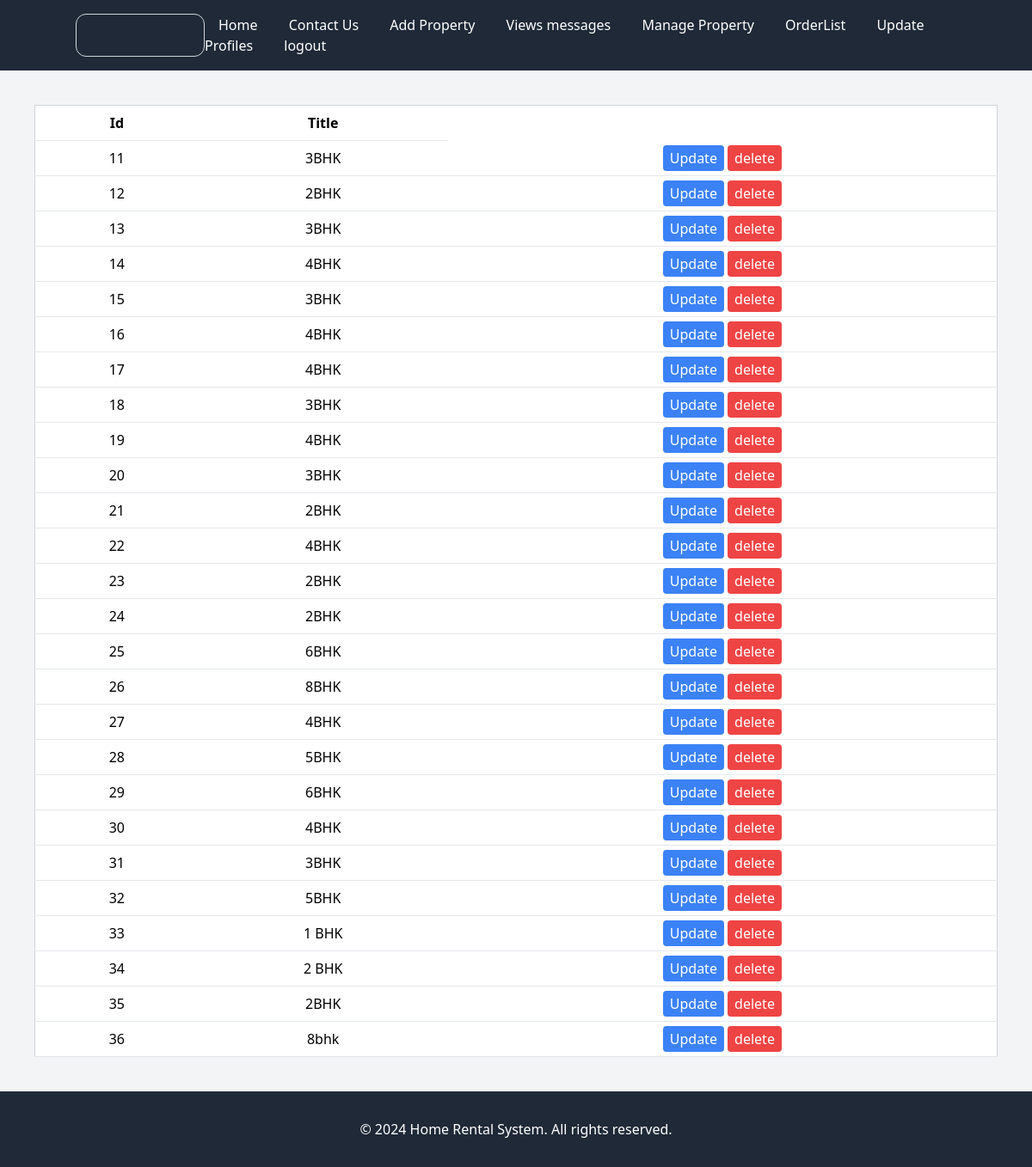
Screenshot of /propertyList/ (signed in) with the database file from the repository.
### core/models.py (models this page shows, shortened)
class Property(models.Model):
    owner = models.ForeignKey(User,on_delete = models.CASCADE)
    title = models.CharField(max_length=255)
    location = models.CharField(max_length=255)
    description = models.TextField()
    price = models.DecimalField(max_digits=10, decimal_places=2)
    bedrooms = models.PositiveIntegerField()
    bathrooms = models.PositiveIntegerField()
    image = models.ImageField(upload_to='img')
    available_for_rent = models.BooleanField(default=False)

### core/views.py (the view)
# urls.py: path('propertyList/',views.propertyList,name = "propertyList"),
def propertyList(request):
    if request.user.is_authenticated:
        properties = Property.objects.filter(owner = request.user)
        return render(request,'propertyList.html',{'properties':properties})
    else:
        return redirect('/')

### templates/propertyList.html (shortened to what this page needs)
{%extends 'base.html'%}
{%block content%}
<div class="overflow-x-auto p-10">
    <table class="  min-w-full bg-white border border-gray-300">
        <thead>
            <tr>
                <th class="py-2 px-4 border-b ">Id</th>
                <th class="py-2 px-4 border-b ">Title</th>
            </tr>
        </thead>
        <tbody>
            {%for property in properties%}
            <tr>
                <td class="py-2 px-4 border-b text-center">{{property.id}}</td>
                <td class="py-2 px-4 border-b text-center">{{property.title}}</td>
                <td class="py-2 px-4 border-b text-center">
                    <a  href = "{%url 'property_update' property.pk%}" class="bg-blue-500 text-white px-2 py-1 rounded">Update</a>
                    <a  href = "{%url 'property_delete' property.pk%}" class="bg-red-500 text-white px-2 py-1 rounded">delete</a>
                </td>
            </tr>
            {%endfor%}
        </tbody>
    </table>
</div>
{%endblock content%}

### rows the page displays
Property: id "11", title "3BHK"
Property: id "12", title "2BHK"
Property: id "13", title "3BHK"
Property: id "14", title "4BHK"
Property: id "15", title "3BHK"
Property: id "16", title "4BHK"
Property: id "17", title "4BHK"
Property: id "18", title "3BHK"
Property: id "19", title "4BHK"
Property: id "20", title "3BHK"
Property: id "21", title "2BHK"
Property: id "22", title "4BHK"
Property: id "23", title "2BHK"
Property: id "24", title "2BHK"
Property: id "25", title "6BHK"
Property: id "26", title "8BHK"
Property: id "27", title "4BHK"
Property: id "28", title "5BHK"
Property: id "29", title "6BHK"
Property: id "30", title "4BHK"
Property: id "31", title "3BHK"
Property: id "32", title "5BHK"
Property: id "33", title "1 BHK"
Property: id "34", title "2 BHK"
Property: id "35", title "2BHK"
Property: id "36", title "8bhk"
